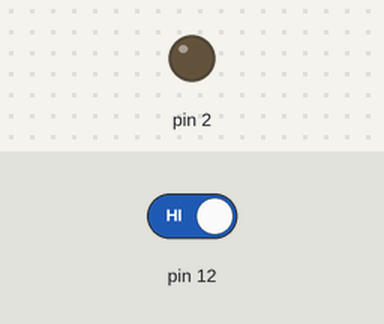
Recording of a sketch running on a simulated Arduino Uno, built with avr-gcc and run on an emulated ATmega328P. Parts: output pins drawn as LEDs (lit = HIGH). Inputs (shaded band) come from the test bench; at power-on: pin 12 HIGH.

Above: at 1.2 s.
1.3 s: pin 12 driven LOW
At 2.3 s:
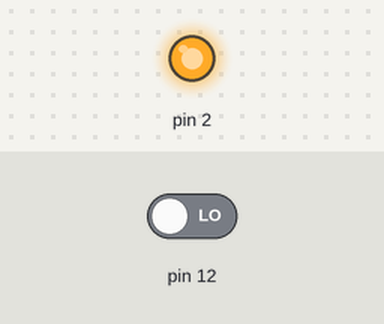
3.3 s: pin 12 driven HIGH
At 4.1 s:
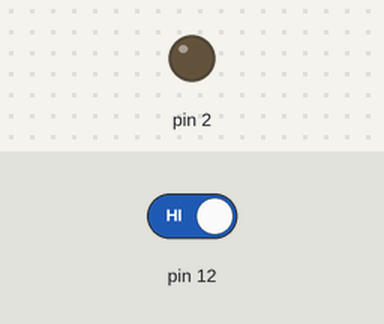
Timing chart, 0 to 6.3 s (numbered marks = the images above; inputs shaded):
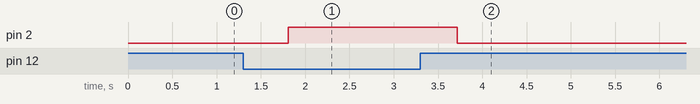

Measured:
- after the input at 1.3 s, pin 2: LOW → HIGH after 0.51 s
- after the input at 3.3 s, pin 2: HIGH → LOW after 0.42 s

The sketch:

_1_2.ino
```cpp
int cnt = 0;
int t = 0;

void setup() {
  pinMode(2, OUTPUT);
  pinMode(12, INPUT);
}

void loop() {
  analogWrite(2, t * 25.5 );
  delay(10);
  cnt = (cnt + 1) % 10;
  if(cnt == 0){
    if(digitalRead(12) == LOW){
      t++;
      if(t == 11) t = 10;
    }
    else {
      t--;
      if(t == -1) t = 0;
    }
  }
}
```
